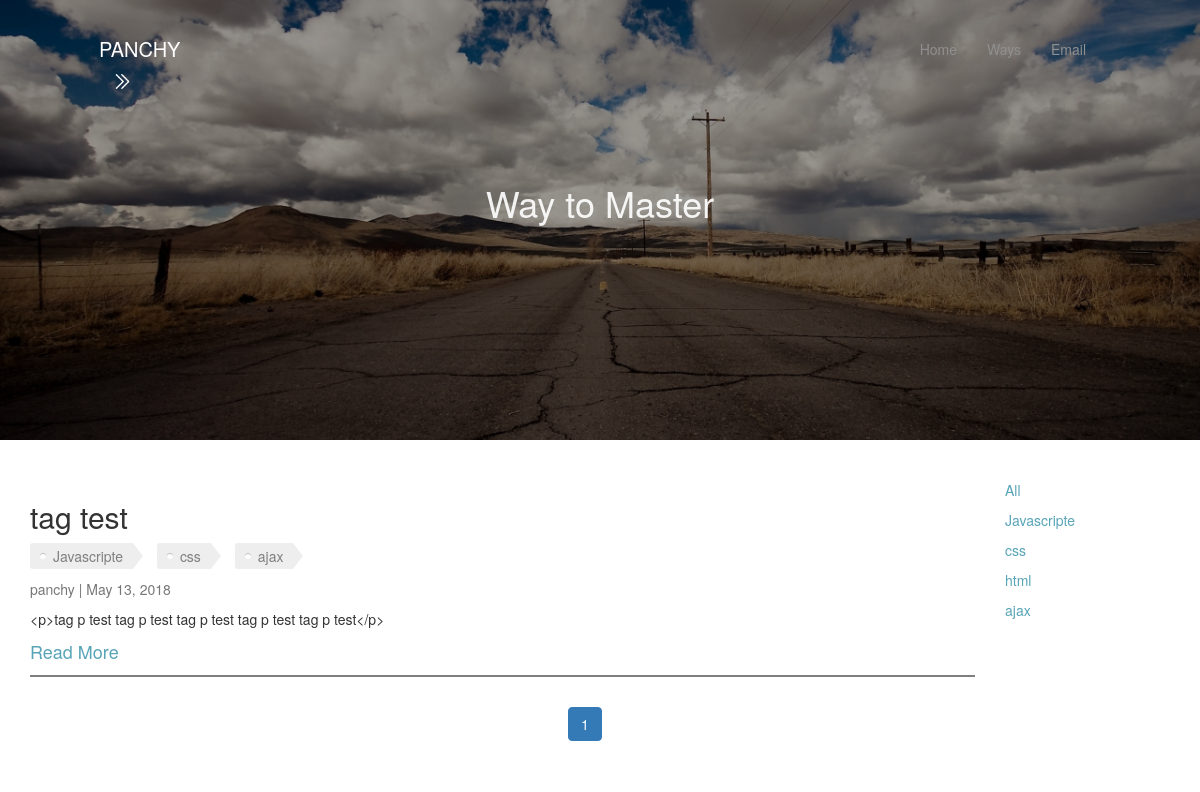
Page /index/ways/?qtag=Javascripte on the committed database.
### article/models.py (models this page shows, shortened)
class Article(models.Model):
    User=models.ForeignKey(settings.AUTH_USER_MODEL,default=1)
    Id=models.AutoField(primary_key=True)
    Title=models.CharField(max_length=1000,blank = False)
    Counter=models.IntegerField(default=0)
    Image=models.ImageField(upload_to=upload_location,
                            null=False,
                            blank=False,
                            width_field='width_field',
                            height_field='height_field',)
    height_field=models.IntegerField(default=0)
    width_field=models.IntegerField(default=0)
    Publish=models.BooleanField(default=False)
    Content=models.TextField()
    UpdateTime=models.DateTimeField(auto_now_add=False,auto_now=True)
    Build=models.DateTimeField(auto_now_add=True,auto_now=False)
    Tags = models.ManyToManyField(Tag,through='TagsArticle')
    objects=PostManager()

class Tag(models.Model):
    Id=models.AutoField(primary_key=True)
    Tags=models.CharField(max_length=1000,blank = False)
    def __str__(self):
        return str(self.Tags)

### article/views.py (the view)
def allArticle(request):
    title='Way to Master'
    limit=7
    queryTag=request.GET.get("qtag")
    if queryTag=='all':
        quearyset=Article.objects.all()
    if not request.user.is_staff or not request.user.is_superuser:
        quearyset=Article.objects.filter(Publish=True).order_by("-UpdateTime")
    else:
        quearyset=Article.objects.all()
    if queryTag:
        if queryTag=='all':
            quearyset=Article.objects.filter(Publish=True).order_by("-UpdateTime")
        else:
            quearyset=getTagArticle(queryTag)
    tagset=Tag.objects.all()
    paginator = Paginator(quearyset, limit) # Show 2 contacts per page
    page = request.GET.get('page')
    try:
        contacts = paginator.page(page)
    except PageNotAnInteger:
        contacts=paginator.page(1)
    except EmptyPage:
        contacts=paginator.page(paginator.num_pages)
    TagArray=getTags(contacts)
    rows=zip(contacts,TagArray)
    context={
        "title":title,
        "objects_list":contacts,
        "rows":rows,
        "tagset":tagset
    }
    return render(request,"article.html",context)

### article/views.py (called while the page is built)
def getTagArticle(tag):
    allArticle=[]
    tagObj=get_object_or_404(Tag,Tags=tag)
    articles=get_list_or_404(TagsArticle,Tags=tagObj.Id)
    for i in range(len(articles)):
        allArticle.append(articles[i].Article)
    return allArticle

def getTags(array):
    AllTags=[]
    for i in array:
        current=[]
        tags=list(TagsArticle.objects.filter(Article=i.Id))
        if tags:
            for i in range(len(tags)):
                current.append(tags[i].Tags)
        else:
            current.append([])
        AllTags.append(current)
    return AllTags

### templates/article.html (shortened to what this page needs)
{%extends 'base.html' %}
{% load tz %}
{% load static %}
{%block css%}
<link rel="stylesheet" type="text/css" href="{% static 'css/article.css' %}">
{%endblock css%}
{%block intro%}
<div class="intro-detail">
    <h1 >{{title}}</h1>
</div>
{%endblock intro%}
{%block body%}
  <div class="container">
    <div class="row">
      <div class="col-lg-10" >
      {%for row in rows%}
            <h2>{{row.0.Title}}</h2>
            <div class="tags">
            {%for tag in row.1%}
              {%if tag%}
                <div class="tag">
                  {{tag.Tags}}
                </div>
              {%endif%}
            {%endfor%}
            </div>
            <p class="new-font-color">{{row.0.User}} | {{row.0.UpdateTime|localtime|date:'M d, Y'}}</p>
            <p class="content-markdown">{{row.0.Content|truncatechars:140}}</p>
            <a class="news-h1" href="{%url "article:detail" pk=row.0.Id %}">Read More</a>
            <hr style="border-top: 2px solid #00000080;">
        {%endfor%}
        </div>
        <div class="col-lg-2">
          <p><a class="filter-tag" href="/index/ways/?qtag=all">All</a></p>
          {%for tag in tagset%}
            <p><a class="filter-tag" href="/index/ways/?qtag={{tag}}">{{tag}}</a></p>
          {%endfor%}
        </div>
      </div>
  </div>
<nav aria-label="..." class="pagenav" style="text-align: center;">
  <div class="pagination">
      <li class="page-item active">
        <a class="page-link" href="#">{{ objects_list.number }} <span class="sr-only">(current)</span></a>
      </li>
  </div>
</nav>
{%endblock body%}

### static/css/base.css (style rules this page uses)
body, html { height: 100%; margin: 0; }
hr { margin-top: 10px; margin-bottom: 10px; border: 0; border-top: 1px solid #eeeeee2e; }
.tag { display: inline-block; background: #eee; border-radius: 3px 0 0 3px; color: #7f7f7f; height: 26px; line-height: 26px; padding: 0 20px 0 23px; position: relative; margin: 0 10px 10px 0; text-decoration: none; -webkit-transition: color 0.2s; }
.tag::before { background: #fff; border-radius: 10px; box-shadow: inset 0 1px rgba(0, 0, 0, 0.25); content: ''; height: 6px; left: 10px; position: absolute; width: 6px; top: 10px; }
.tag::after { background: #fff; border-bottom: 13px solid transparent; border-left: 10px solid #eee; border-top: 13px solid transparent; content: ''; position: absolute; right: 0; top: 0; }
a { color: #58a4b7; }

### static/css/article.css (style rules this page uses)
body, html { height: 100%; margin: 0; }
.intro-detail { color: #ffffffe8; margin-top: 7%; text-align: center; }
.news-h1 { font-size: 18px; }
.new-font-color { color: #777; }

### rows in the picture
Article: Title "tag test", User.username "panchy", UpdateTime "May 13, 2018", Content "<p>tag p test tag p test tag p test tag p test tag p test</p>"
Tag: Tags "Javascripte"
Tag: Tags "css"
Tag: Tags "ajax"
Tag: Tags "html"

### other values in the picture
{{ title }} "Way to Master"
{{ objects_list.number }} "1"
